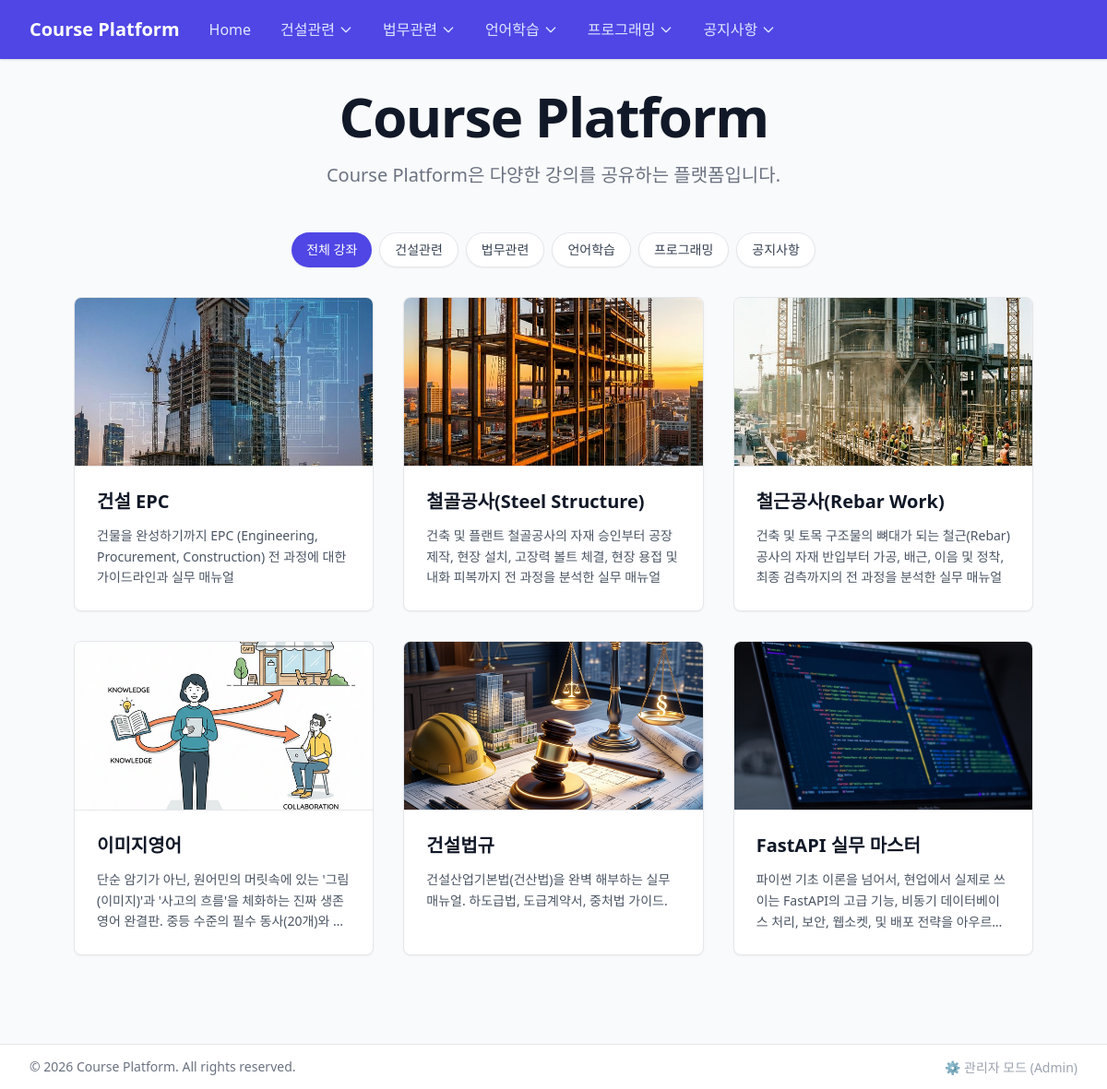
The page / on the database its author committed.
### models/__init__.py (models this page shows)
class Category(SQLModel, table=True):
    id: Optional[int] = Field(default=None, primary_key=True)
    name: str = Field(index=True, unique=True)
    order: int = Field(default=0)
    courses: List["Course"] = Relationship(back_populates="category")

class Course(SQLModel, table=True):
    id: Optional[int] = Field(default=None, primary_key=True)
    title: str
    description: Optional[str] = None
    thumbnail_url: Optional[str] = None
    category_id: Optional[int] = Field(default=None, foreign_key="category.id")
    category: Optional[Category] = Relationship(back_populates="courses")
    lessons: List["Lesson"] = Relationship(back_populates="course", cascade_delete=True)

### routers/public.py (the view)
@router.get("/")
def home(request: Request, session: Session = Depends(get_session)):
    courses = session.exec(select(Course)).all()
    categories = session.exec(select(Category).order_by(Category.order)).all()
    return templates.TemplateResponse(
        request=request, name="public/index.html", context={"categories": categories, "courses": courses}
    )

### templates/public/index.html (shortened to what this page needs)
{% extends "public/base.html" %}
{% block content %}
<div class="w-full flex-1 overflow-y-auto min-h-0">
    <div class="text-center mb-12">
        <h1 class="text-4xl font-extrabold text-gray-900 sm:text-5xl sm:tracking-tight lg:text-6xl">
            Course Platform
        </h1>
        <p class="mt-5 max-w-xl mx-auto text-xl text-gray-500">
            Course Platform은 다양한 강의를 공유하는 플랫폼입니다.
        </p>
    </div>
    <div class="max-w-7xl mx-auto px-4 sm:px-6 lg:px-8 mb-16">
        {% if courses %}
        <div class="mb-8 flex flex-wrap gap-2 justify-center" id="category-tabs">
            <button
                class="category-tab active px-4 py-2 rounded-full text-sm font-medium transition-colors bg-indigo-600 text-white shadow-sm"
                data-filter="all">
                전체 강좌
            </button>
            {% for cat in categories %}
            <button
                class="category-tab px-4 py-2 rounded-full text-sm font-medium transition-colors bg-white text-gray-700 hover:bg-gray-50 border border-gray-200 shadow-sm"
                data-filter="{{ cat.id }}">
                {{ cat.name }}
            </button>
            {% endfor %}
        </div>
        <div class="grid grid-cols-1 sm:grid-cols-2 lg:grid-cols-3 gap-8" id="course-grid">
            {% for course in courses %}
            <div class="course-card bg-white border border-gray-200 rounded-lg shadow-sm hover:shadow-md transition-shadow duration-200 overflow-hidden flex flex-col h-full relative group"
                data-category-id="{{ course.category_id }}">
                <a href="/courses/{{ course.id }}"
                    class="block flex-shrink-0 relative w-full pt-[56.25%] bg-gray-100 border-b border-gray-200 overflow-hidden">
                    {% if course.thumbnail_url %}
                    <img src="{{ course.thumbnail_url }}" alt="Course Thumbnail"
                        class="absolute inset-0 w-full h-full object-cover transform group-hover:scale-105 transition-transform duration-300">
                    {% else %}
                    <div class="absolute inset-0 flex items-center justify-center text-gray-400">
                        <span>No Image</span>
                    </div>
                    {% endif %}
                </a>
                <div class="p-6 flex flex-col flex-grow">
                    <a href="/courses/{{ course.id }}"
                        class="block flex-grow focus:outline-none focus:ring-2 focus:ring-offset-2 focus:ring-indigo-500 rounded-sm">
                        <h3
                            class="text-xl font-bold text-gray-900 group-hover:text-indigo-600 transition-colors line-clamp-2 mb-3">
                            {{ course.title }}
                        </h3>
                        <p class="text-sm text-gray-600 line-clamp-3 leading-relaxed">
                            {{ course.description }}
                        </p>
                    </a>
                </div>
            </div>
            {% endfor %}
        </div>
        {% else %}
        <div class="text-center py-12 bg-white rounded-lg border border-gray-200">
            <p class="text-gray-500 text-lg">아직 등록된 강좌가 없습니다.</p>
        </div>
        {% endif %}
    </div>
</div>
{% endblock %}

### templates/public/base.html (shortened to what this page needs)
<!DOCTYPE html>
<html lang="en">
<head>
    <script src="https://cdn.tailwindcss.com"></script>
    <script src="https://cdn.tailwindcss.com?plugins=typography"></script>
</head>
<body class="bg-gray-50 min-h-screen lg:h-screen lg:overflow-hidden font-sans flex flex-col">
    <nav class="bg-indigo-600 shadow shrink-0 z-20 relative">
        <div class="max-w-7xl mx-auto px-4 sm:px-6 lg:px-8">
            <div class="flex justify-between h-16">
                <div class="flex flex-1">
                    <div class="flex-shrink-0 flex items-center">
                        <a href="/" class="text-xl font-bold text-white">Course Platform</a>
                    </div>
                    <div class="hidden sm:ml-8 sm:flex sm:space-x-8 items-center">
                        <a href="/" class="text-indigo-100 font-medium hover:text-white transition-colors">Home</a>
                        {% if categories %}
                        {% for cat in categories %}
                        <div class="relative group">
                            <button
                                class="text-indigo-100 font-medium hover:text-white transition-colors flex items-center gap-1 focus:outline-none">
                                {{ cat.name }}
                                <svg class="w-4 h-4" fill="none" stroke="currentColor" viewBox="0 0 24 24">
                                    <path stroke-linecap="round" stroke-linejoin="round" stroke-width="2"
                                        d="M19 9l-7 7-7-7"></path>
                                </svg>
                            </button>
                        </div>
                        {% endfor %}
                        {% endif %}
                    </div>
                </div>
            </div>
        </div>
    </nav>
    <main class="flex-grow w-full py-8 px-4 sm:px-6 lg:px-12 flex flex-col min-h-0">
        {% block content %}{% endblock %}
    </main>
    <footer class="bg-white border-t border-gray-200 mt-auto py-3 shrink-0 z-10 relative">
        <div
            class="max-w-7xl mx-auto px-4 sm:px-6 lg:px-8 flex flex-col md:flex-row justify-between items-center gap-4">
            <p class="text-sm text-gray-500">&copy; 2026 Course Platform. All rights reserved.</p>
            <div>
                <a href="/admin" target='_blank' class="text-sm text-gray-400 hover:text-gray-700 transition">⚙️ 관리자 모드
                    (Admin)</a>
            </div>
        </div>
    </footer>
</body>
</html>

### rows shown on the page
Category: name "건설관련"
Category: name "법무관련"
Category: name "언어학습"
Category: name "프로그래밍"
Category: name "공지사항"
Course: thumbnail_url (picture), title "건설 EPC", description "건물을 완성하기까지 EPC (Engineering, Procurement, Construction) 전 과정에 대한 가이드라인과 실무 매뉴얼"
Course: thumbnail_url (picture), title "철골공사(Steel Structure)", description "건축 및 플랜트 철골공사의 자재 승인부터 공장 제작, 현장 설치, 고장력 볼트 체결, 현장 용접 및 내화 피복까지 전 과정을 분석한 실무 매뉴얼"
Course: thumbnail_url (picture), title "철근공사(Rebar Work)", description "건축 및 토목 구조물의 뼈대가 되는 철근(Rebar) 공사의 자재 반입부터 가공, 배근, 이음 및 정착, 최종 검측까지의 전 과정을 분석한 실무 매뉴얼"
Course: thumbnail_url (picture), title "이미지영어", description "단순 암기가 아닌, 원어민의 머릿속에 있는 '그림(이미지)'과 '사고의 흐름'을 체화하는 진짜 생존 영어 완결판. 중등 수준의 필수…"
Course: thumbnail_url (picture), title "건설법규", description "건설산업기본법(건산법)을 완벽 해부하는 실무 매뉴얼. 하도급법, 도급계약서, 중처법 가이드."
Course: thumbnail_url (picture), title "FastAPI 실무 마스터", description "파이썬 기초 이론을 넘어서, 현업에서 실제로 쓰이는 FastAPI의 고급 기능, 비동기 데이터베이스 처리, 보안, 웹소켓, 및 배포 전략을…"
